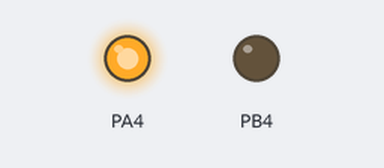
A program run on a simulated ATmega32, built with avr-gcc and emulated at 8 MHz. On the bench: output pins drawn as LEDs (lit = HIGH). At 5.3 s the program stops and its outputs stay as they are.

Above: at 0.2 s.
Timing chart, 0 to 1.7 s (numbered marks = the images above):
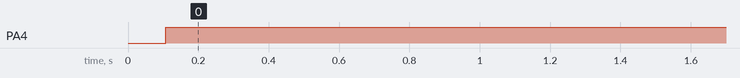

Measured:
- by itself, PA4: LOW → HIGH at 0.11 s

The program:

main.c
```c
/*

 * main.c
 *
 *  Created on: Jan 21, 2021
 *      Author: Khaled
 */

#include "STD_TYPES.h"
#include "BIT_MATH.h"
#include "DIO_interface.h"
#include "SPI_interface.h"
#include "util/delay.h"
void main(void)
{
	SPI_VoidInit();
	_delay_ms(100);
	SPI_u8Send('A');
	_delay_ms(1000);
	SPI_u8Send('B');
	_delay_ms(1000);
	SPI_u8Send('D');
	_delay_ms(1000);
	SPI_u8Send('E');
	_delay_ms(1000);
	SPI_u8Send('5');
	_delay_ms(1000);
	while(1)
	{


	}


}
```

BIT_MATH.h
```c
/*********Author : Khalid Mosaad Zakaria */

/*********Date   :   20/1/2021          */
/*********Version: 1                     */
/****************Desc: *******************/

#ifndef _BIT_MATH_H
#define _BIT_MATH_H

#define SET_BIT(VAR,BITNO) (VAR) |=  (1 << (BITNO))
#define CLR_BIT(VAR,BITNO) (VAR) &= ~(1 << (BITNO))
#define TOG_BIT(VAR,BITNO) (VAR) ^=  (1 << (BITNO))
#define GET_BIT(VAR,BITNO) (((VAR) >> (BITNO)) & 0x01)


#endif
```

DIO_config.h
```c
/*********Author : Khalid Mosaad Zakaria */

/*********Date   :   20/1/2021          */
/*********Version: 1                     */
/****************Desc: *******************/

#ifndef _DIO_CONFIG_H
#define _DIO_CONFIG_H


/*
PORT OPTIONS:
	PORTA
	PORTB
	PORTC
	PORTD
*/

/*
PINS OPTIONS
	PIN0
	PIN1
	PIN2
	PIN3
	PIN4
	PIN5
	PIN6
	PIN7
*/

#endif
```

DIO_interface.h
```c
/*********Author : Khalid Mosaad Zakaria */

/*********Date   :   20/1/2021          */
/*********Version: 1                     */
/****************Desc: *******************/

#ifndef  DIO_interface_h_
#define  DIO_interface_h_

#define		PORTA	0
#define		PORTB	1
#define		PORTC	2
#define		PORTD	3


#define 	PIN0	0
#define 	PIN1	1
#define 	PIN2	2
#define 	PIN3	3
#define 	PIN4	4
#define 	PIN5	5
#define 	PIN6	7
#define 	PIN7	7


#define		INPUT	0
#define		OUTPUT	1

#define		HIGH	1
#define		LOW		0

#define		ALL_INPUT	0x00
#define		ALL_OUTPUT	0xff


void DIO_VidSetPinDirection		(u8 copy_u8port, u8 copy_U8pin, u8 copy_U8state);
void DIO_VidSetPinValue			(u8 copy_u8port, u8 copy_U8pin, u8 copy_U8value);
u8 DIO_VidGetPinValue			(u8 copy_u8port, u8 Copy_U8Pin);
void DIO_VidSetPortDirection	(u8 copy_u8port, u8 copy_U8state);
void DIO_VidSetPortValue		(u8 copy_u8port, u8 copy_U8value);
void DIO_VidTogglePin			(u8 copy_u8port, u8 copy_U8pin);
u8 DIO_u8GetPortValue			(u8 copy_u8port);

#endif
```

DIO_program.c
```c
/*********Author : Khalid Mosaad Zakaria */

/*********Date   :   29/11/2020          */
/*********Version: 1                     */
/****************Desc: *******************/

#include"STD_TYPES.h"
#include"BIT_MATH.h"
#include"DIO_register.h"
#include"DIO_config.h"
#include"DIO_interface.h"

void DIO_VidSetPinDirection		(u8 copy_u8port, u8 copy_U8pin, u8 copy_U8state)
{
	if(OUTPUT==copy_U8state)
	{
		switch (copy_u8port)
		{
			case PORTA:SET_BIT(DDRA, copy_U8pin); break;
			case PORTB:SET_BIT(DDRB, copy_U8pin); break;
			case PORTC:SET_BIT(DDRC, copy_U8pin); break;
			case PORTD:SET_BIT(DDRD, copy_U8pin); break;

		}
	}
	else if(INPUT==copy_U8state)
	{
		switch(copy_u8port)
		{
			case PORTA:CLR_BIT(DDRA, copy_U8pin); break;
			case PORTB:CLR_BIT(DDRB, copy_U8pin); break;
		    case PORTC:CLR_BIT(DDRC, copy_U8pin); break;
		    case PORTD:CLR_BIT(DDRD, copy_U8pin); break;
		}
	}
	else
	{

	}

}
void DIO_VidSetPinValue			(u8 copy_u8port, u8 copy_U8pin, u8 copy_U8value)
{
	if(HIGH==copy_U8value)
	{
		switch (copy_u8port)
		{
			case PORTA:SET_BIT(PORT_A, copy_U8pin); break;
			case PORTB:SET_BIT(PORT_B, copy_U8pin); break;
			case PORTC:SET_BIT(PORT_C, copy_U8pin); break;
			case PORTD:SET_BIT(PORT_D, copy_U8pin); break;

		}
	}
	else if(LOW==copy_U8value)
	{
		switch(copy_u8port)
		{
			case PORTA:CLR_BIT(PORT_A, copy_U8pin); break;
			case PORTB:CLR_BIT(PORT_B, copy_U8pin); break;
		    case PORTC:CLR_BIT(PORT_C, copy_U8pin); break;
		    case PORTD:CLR_BIT(PORT_D, copy_U8pin); break;
		}
	}
	else
	{

	}


}


u8 DIO_VidGetPinValue			(u8 copy_u8port, u8 Copy_U8Pin)
{
	u8 Lcal_U8PinResult=0;
	switch(copy_u8port){

			case PORTA :		Lcal_U8PinResult=GET_BIT(PINA,Copy_U8Pin);	        break;
			case PORTB :		Lcal_U8PinResult=GET_BIT(PINB,Copy_U8Pin); 		    break;
			case PORTC :		Lcal_U8PinResult=GET_BIT(PINC,Copy_U8Pin);			break;
			case PORTD :		Lcal_U8PinResult=GET_BIT(PIND,Copy_U8Pin);			break;

			}


return(Lcal_U8PinResult);


}

void DIO_VidSetPortDirection	(u8 copy_u8port, u8 copy_U8state)
{

	if(OUTPUT==copy_U8state)
	{
		switch (copy_u8port)
		{
			case PORTA:DDRA= ALL_OUTPUT		; break;
			case PORTB:DDRB= ALL_OUTPUT		; break;
			case PORTC:DDRC= ALL_OUTPUT		; break;
			case PORTD:DDRD= ALL_OUTPUT		; break;

		}
	}
	else if(INPUT==copy_U8state)
	{
		switch(copy_u8port)
		{
			case PORTA:DDRA= ALL_INPUT		; break;
			case PORTB:DDRB= ALL_INPUT		; break;
			case PORTC:DDRC= ALL_INPUT		; break;
			case PORTD:DDRD= ALL_INPUT		; break;
		}
	}
	else
	{

	}


}
void DIO_VidSetPortValue		(u8 copy_u8port, u8 copy_U8value)
{

		switch (copy_u8port)
		{
			case PORTA:PORT_A=copy_U8value		; break;
			case PORTB:PORT_B=copy_U8value		; break;
			case PORTC:PORT_C=copy_U8value		; break;
			case PORTD:PORT_D=copy_U8value		; break;

		}


}

void DIO_VidTogglePin			(u8 copy_u8port, u8 copy_U8pin)
{

		switch (copy_u8port)
		{
					case PORTA:TOG_BIT(PORT_A, copy_U8pin); break;
					case PORTB:TOG_BIT(PORT_B, copy_U8pin); break;
					case PORTC:TOG_BIT(PORT_C, copy_U8pin); break;
					case PORTD:TOG_BIT(PORT_D, copy_U8pin); break;
		}

}

u8 DIO_u8GetPortValue(u8 copy_u8port)
{
		u8 Lcal_U8PortResult=0;
	switch(copy_u8port){

			case PORTA :	Lcal_U8PortResult=PINA;	        break;
			case PORTB :	Lcal_U8PortResult=PINB; 		    break;
			case PORTC :	Lcal_U8PortResult=PINC;			break;
			case PORTD :	Lcal_U8PortResult=PIND;			break;

			}


return(Lcal_U8PortResult);


}
```

DIO_register.h
```c
/*********Author : Khalid Mosaad Zakaria */

/*********Date   :   20/1/2021          */
/*********Version: 1                     */
/****************Desc: *******************/

#ifndef _DIO_REGISTER_
#define _DIO_REGISTER_

#define DDRA *((u8*)0x3A)
#define DDRC *((u8*)0x34)
#define DDRB *((u8*)0x37)
#define DDRD *((u8*)0x31)

#define PORT_A *((u8*)0x3B)
#define PORT_B *((u8*)0x38)
#define PORT_C *((u8*)0x35)
#define PORT_D *((u8*)0x32)

#define PINA *((volatile u8*)0x39)
#define PINB *((volatile u8*)0x36)
#define PINC *((volatile u8*)0x33)
#define PIND *((volatile u8*)0x30)

#endif
```

LCD_Config.h
```c
#ifndef _LCD_CONFIG_H_
#define _LCD_CONFIG_H_

#define RS				3
#define RW				4
#define E				2

#define LCD_DDR			2
#define LCD_PORT		2

#define LCD_D4			4
#define LCD_D5			5
#define LCD_D6			6
#define LCD_D7			7
#define DIO_HIGH		1
#define DIO_LOW			0
#define CONTROL_PORT	3

#define _8_bit
//#define _4_bit
#endif
```

LCD_Interface.h
```c
/*
 * LCD_Interface.h
 *
 *  Created on: Nov 30, 2020
 *      Author: neutr
 */

#ifndef LCD_INTERFACE_H_
#define LCD_INTERFACE_H_

#include "STD_Types.h"
#include "LCD_Private.h"

void LCD_VidInit(void);

void LCD_VidSendData(u8 Copy_U8Data);

void LCD_VidSendCommand(u8 Copy_U8Command);

void LCD_VidSendString(u8 *Copy_U8String);

void LCD_VidSendNumber(u16 Copy_U8Number);

void LCD_VidClearDisplay();

void LCD_VidSetPosition(u8 Copy_U8Row, u8 Copy_U8Col);

void LCD_VidWriteCGRAM(u8 Copy_U8Location, u8 *Copy_U8Char);

void LCD_VidSendCustomChar(u8 Copy_U8Row, u8 Copy_U8Col,u8 Copy_U8Location, u8 *Copy_U8Char);

#endif /* LCD_INTERFACE_H_ */
```

LCD_Private.h
```c
/*
 * LCD_Privatw.h
 *
 *  Created on: Nov 30, 2020
 *      Author: neutr
 */

#ifndef LCD_PRIVATE_H_
#define LCD_PRIVATE_H_


#endif /* LCD_PRIVATE_H_ */
```

LCD_Programe.c
```c
/*
 * LCD_Programe.c
 *
 *  Created on: Nov 30, 2020
 *      Author: neutr
 */
#include "STD_Types.h"
#include "DIO_interface.h"
#include "LCD_Config.h"
#include "LCD_Interface.h"
#include <util/delay.h>

void LCD_VidSendCommand(u8 Copy_U8Command)
{
	DIO_VidSetPinValue(CONTROL_PORT,RS,DIO_LOW);	//RS = 0	D0
	DIO_VidSetPinValue(CONTROL_PORT,RW,DIO_LOW);	//RW = 0	D1
	//	PORTA		Data PORT
	DIO_VidSetPortValue(LCD_PORT,Copy_U8Command);
	// Enable Sequence
	DIO_VidSetPinValue(CONTROL_PORT,E,DIO_HIGH);
	_delay_ms(1);
	DIO_VidSetPinValue(CONTROL_PORT,E,DIO_LOW);
}

void LCD_VidInit(void)
{
#ifdef _8_bit
	DIO_VidSetPortDirection(LCD_DDR,0xff);

	DIO_VidSetPinDirection(CONTROL_PORT,RS,DIO_HIGH);
	DIO_VidSetPinDirection(CONTROL_PORT,RW,DIO_HIGH);
	DIO_VidSetPinDirection(CONTROL_PORT,E,DIO_HIGH);

	_delay_ms(40);
	LCD_VidSendCommand(0b00111000);
	_delay_ms(1);
	//	Display ON, Cursor ON, Cursor Blink ON
	LCD_VidSendCommand(0b00001100);
	_delay_ms(1);
	//	Clear Display
	LCD_VidSendCommand(0b00000001);
	_delay_ms(2);
#endif

#ifdef _4_bit
	// TO DO
	DIO_VidSetPortDirection(LCD_DDR,0xff);
	DIO_VidSetPinDirection(CONTROL_PORT,RS,DIO_HIGH);
	DIO_VidSetPinDirection(CONTROL_PORT,RW,DIO_HIGH);
	DIO_VidSetPinDirection(CONTROL_PORT,E,DIO_HIGH);

	_delay_ms(40);
	LCD_VidSendCommand(0b00111000);
	_delay_ms(1);
	//	Display ON, Cursor ON, Cursor Blink ON
	LCD_VidSendCommand(0b00001100);
	_delay_ms(1);
	//	Clear Display
	LCD_VidSendCommand(0b00000001);
	_delay_ms(2);
#endif
}

void LCD_VidSendData(u8 Copy_U8Data)
{
	DIO_VidSetPinValue(CONTROL_PORT,RS,DIO_HIGH);	//RS = 1	D0
	DIO_VidSetPinValue(CONTROL_PORT,RW,DIO_LOW);	//RW = 0	D1
	//	PORTA		Data PORT
	DIO_VidSetPortValue(LCD_PORT,Copy_U8Data);
	// Enable Sequence
	DIO_VidSetPinValue(CONTROL_PORT,E,DIO_HIGH);
	_delay_ms(1);
	DIO_VidSetPinValue(CONTROL_PORT,E,DIO_LOW);
	_delay_ms(1);
}


void LCD_VidSendString(u8 *Copy_U8String)
{	u8 i = 0;
//	u8 String[100] ={0};

while (Copy_U8String[i]!='\0')
{
	LCD_VidSendData(Copy_U8String[i]);
	_delay_ms(1);
	i++;
}
}

void LCD_VidSendNumber(u16 Copy_U8Number)

{

	//	u16 reverse = 0, number = Copy_U8Number;
	//
	//	while(number > 0)
	//	{
	//		reverse = (reverse * 10) + (number % 10);
	//		number = number / 10;
	//	}
	//
	//	while (reverse > 0)
	//	{
	//		LCD_VidSendData(48 + (reverse % 10));
	//		reverse = reverse / 10;
	//	}

	if(Copy_U8Number <=9 &&Copy_U8Number >=0)
	{
		LCD_VidSendData(Copy_U8Number + 48);
	}

	else
	{ u16 i=0;

	while(Copy_U8Number%10==0)
	{
		i++;
		Copy_U8Number=Copy_U8Number/10;
	}

	u32 Local_u16rev=0;
	while(Copy_U8Number>0)
	{
		Local_u16rev=Local_u16rev*10+Copy_U8Number %10;
		Copy_U8Number=Copy_U8Number/10;

	}
	while(Local_u16rev>0)
	{
		LCD_VidSendData(48+(Local_u16rev % 10));
		Local_u16rev=Local_u16rev/10;
	}
	while(i>0)
	{
		LCD_VidSendData('0');
		i--;
	}
	}
}
void LCD_VidClearDisplay()
{
	LCD_VidSendCommand(0b00000001);
	_delay_ms(1);
}

void LCD_VidSetPosition(u8 Copy_U8Row, u8 Copy_U8Col)
{
	if (0 == Copy_U8Row)
	{
		LCD_VidSendCommand(0x80 + Copy_U8Col);
	}

	else if (1 ==Copy_U8Row)
	{
		LCD_VidSendCommand(0xc0 + Copy_U8Col);
	}
}

void LCD_VidWriteCGRAM(u8 Copy_U8Location, u8 *Copy_U8Char)
{

	if ( Copy_U8Location < 8)
	{
		LCD_VidSendCommand(0x40 + (Copy_U8Location * 8));
		for (u8 i = 0; i < 8; i++)
		{
			LCD_VidSendData(Copy_U8Char[i]);
			_delay_ms(5);
		}
	}
}
/*
void LCD_VidSendCustomChar(u8 Copy_U8Row, u8 Copy_U8Col,u8 Copy_U8Location, u8 *Copy_U8Char)
{
	LCD_VidWriteCGRAM(Copy_U8Location,Copy_U8Char);
	LCD_VidSetPosition(Copy_U8Row,Copy_U8Col);
	LCD_VidSendData(Copy_U8Location);
}*/
```

SPI_config.h
```c
/*********Author : Khalid Mosaad Zakaria */

/*********Date   :   20/1/2021          */
/*********Version: 2                     */
/****************Desc: *******************/

#ifndef SPI_CONFIG_H_
#define SPI_CONFIG_H_

/* CLOCK RATE SELECT OPTIONS
F_4
F_16
F_64
F_128
F_2
F_8
F_32
F_64D

*/
#define CLOCK_RATE	F_16

/* CLOCK POLARITY OPTIONS

LEADING_RISING
LEADING_FALLING

*/

#define CLOCK_POLARITY	LEADING_RISING


/* CLOCK PHASE OPTIONS

LEADING_SAMPLE
LEADING_SETUP

*/
#define CLOCK_PHASE	LEADING_SETUP

/* Mode Options
MASTER
SLAVE
*/
#define MODE	MASTER

/* DATA TRANSFER OPTIONS:

LSB_FIRST
MSB_FIRST
*/
#define	DATA	LSB_FIRST

#endif
```

SPI_interface.h
```c
/*********Author : Khalid Mosaad Zakaria */

/*********Date   :   20/1/2021          */
/*********Version: 2                     */
/****************Desc: *******************/

#ifndef SPI_INTERFACE_H_
#define SPI_INTERFACE_H_

#define	F_4				0
#define	F_16			1
#define	F_64			2
#define	F_128			3
#define	F_2				4
#define	F_8				5
#define	F_32			6
#define	F_64D  			8

#define	LEADING_RISING	0
#define	LEADING_FALLING	1

#define	LEADING_SAMPLE	0
#define	LEADING_SETUP	1

#define	MASTER			0
#define	SLAVE			1

#define	LSB_FIRST		0
#define	MSB_FIRST		1

void SPI_VoidInit(void);
u8 SPI_u8Send(u8 data);
u8 SPI_u8Receive(void);

#endif
```

SPI_private.h
```c
/*********Author : Khalid Mosaad Zakaria */

/*********Date   :   20/1/2021          */
/*********Version: 2                     */
/****************Desc: *******************/

#ifndef SPI_PRIVATE_H_
#define SPI_PRIVATE_H_

/* SPCR REGISTER */


#define 	SPIE	7			//SPI Interrupt Enable
#define 	SPE		6			//SPI Enable
#define 	DORD	5			//Data Order
/*
When the DORD bit is written to one,
		the LSB of the data word is transmitted first.
When the DORD bit is written to zero,
		the MSB of the data word is transmitted first.
*/
#define 	MSTR	4			//Master/Slave Select
/*
 Slave SPI mode when written logic zero
 Master SPI mode when written to one
*/
#define 	CPOL	3			// Clock Polarity
#define 	CPHA	2			//CPHA Functionality

//Clock Rate Select
#define 	SPR1	1
#define 	SPR0	0

#define SPCR   		 *((volatile u8*)0x2D)

/* SPSR REGISTER */
#define 	SPIF	7			//SPI Interrupt  Flag
#define 	WCOL	6			//Write COLlision Flag
#define 	SPI2X	0			//Double SPI Speed Bit

#define SPSR    	 *((volatile u8*)0x2E)

/* SPDR REGISTER */

#define 	MSB		7			//SPI Interrupt  Flag
#define 	LSB		0

#define SPDR	     *((volatile u8*)0x2F)


#endif
```

SPI_program.c
```c
/*********Author : Khalid Mosaad Zakaria */

/*********Date   :   20/1/2021          */

/*********Version: 2                     */
/****************Desc: *******************/
#include"BIT_Math.h"
#include"STD_Types.h"
#include"SPI_interface.h"
#include"SPI_private.h"
#include"SPI_config.h"
#include"DIO_interface.h"

u8 SPCR_Help;

void SPI_VoidInit(void)
{


	#if MODE==MASTER
		SET_BIT(SPCR_Help,MSTR);
		// MISO PB6 INPUT
		//DIO_VidSetPinDirection(1,6,0);
		// SCK PB7 OUT
		DIO_VidSetPinDirection(1,7,1);
		// MOSI PB5 OUT
		DIO_VidSetPinDirection(1,5,1);
		// SS PB4 OUT
		DIO_VidSetPinDirection(1,4,1);
		DIO_VidSetPinValue(1,4,0);
	#elif MODE==SLAVE
		CLR_BIT(SPCR_Help,MSTR);
		// PIN CONFIG
		// MISO PB6 out
		DIO_VidSetPinDirection(1,6,1);
		// SCK PB7 IN
		DIO_VidSetPinDirection(1,7,0);
		// MOSI PB5 IN
		DIO_VidSetPinDirection(1,5,0);
		// SS PB4 IN
		DIO_VidSetPinDirection(1,4,0);
		DIO_VidSetPinValue(1,4,1);
	#endif


	#if	CLOCK_RATE == F_16
		CLR_BIT(SPSR,SPI2X);
		SET_BIT(SPCR_Help,SPR0);
		CLR_BIT(SPCR_Help,SPR1);

	#elif CLOCK_RATE== F_4
		CLR_BIT(SPSR,SPI2X);
		CLR_BIT(SPCR_Help,SPR0);
		CLR_BIT(SPCR_Help,SPR1);
	#elif CLOCK_RATE== F_64
		CLR_BIT(SPSR,SPI2X);
		SET_BIT(SPCR_Help,SPR1);
		CLR_BIT(SPCR_Help,SPR0);
	#elif CLOCK_RATE== F_128
		CLR_BIT(SPSR,SPI2X);
		SET_BIT(SPCR_Help,SPR0);
		SET_BIT(SPCR_Help,SPR1);
	#elif	CLOCK_RATE == F_8
		SET_BIT(SPSR,SPI2X);
		SET_BIT(SPCR_Help,SPR0);
		CLR_BIT(SPCR_Help,SPR1);

	#elif CLOCK_RATE== F_2
		SET_BIT(SPSR,SPI2X);
		CLR_BIT(SPCR_Help,SPR0);
		CLR_BIT(SPCR_Help,SPR1);
	#elif CLOCK_RATE== F_32
		SET_BIT(SPSR,SPI2X);
		SET_BIT(SPCR_Help,SPR1);
		CLR_BIT(SPCR_Help,SPR0);
	#elif CLOCK_RATE== F_64D
		SET_BIT(SPSR,SPI2X);
		SET_BIT(SPCR_Help,SPR0);
		SET_BIT(SPCR_Help,SPR1);
	#endif
	//SPI operations enable
	SET_BIT(SPCR_Help,SPE);

	#if CLOCK_POLARITY==LEADING_RISING
		CLR_BIT(SPCR_Help,CPOL);
	#elif CLOCK_POLARITY==LEADING_FALLING
		SET_BIT(SPCR_Help,CPOL);
	#endif

	#if CLOCK_PHASE==LEADING_SAMPLE
		CLR_BIT(SPCR_Help,CPHA);
	#elif CLOCK_PHASE==LEADING_SETUP
		SET_BIT(SPCR_Help,CPHA);
	#endif

	#if DATA== LSB_FIRST
		SET_BIT(SPCR_Help,DORD);
	#elif DATA==MSB_FIRST
		CLR_BIT(SPCR_Help,DORD);
	#endif

	SPCR=SPCR_Help;

}

u8 SPI_u8Send(u8 data)
{
	DIO_VidSetPinDirection(PORTA,PIN4,OUTPUT);
	SPDR=data;
	while(0==GET_BIT(SPSR,SPIF));
	DIO_VidSetPinValue(PORTA,PIN4,HIGH);
return SPDR;

}
u8 SPI_u8Receive(void)
{
	while(0==GET_BIT(SPSR,SPIF));
	u8 x;
	x= SPDR;

return x;
}
```

STD_TYPES.h
```c
/*********Author : Khalid Mosaad Zakaria */

/*********Date   :   20/1/2021          */
/*********Version: 1                     */
/****************Desc: *******************/

#ifndef	_STD_TYPES_H_
#define _STD_TYPES_H_


typedef unsigned char u8;
typedef unsigned short int u16;
typedef unsigned long int u32;
typedef signed char s8;
typedef signed short int s16;
typedef signed long int s32;
typedef float f32;
typedef double f64;


#endif
```
